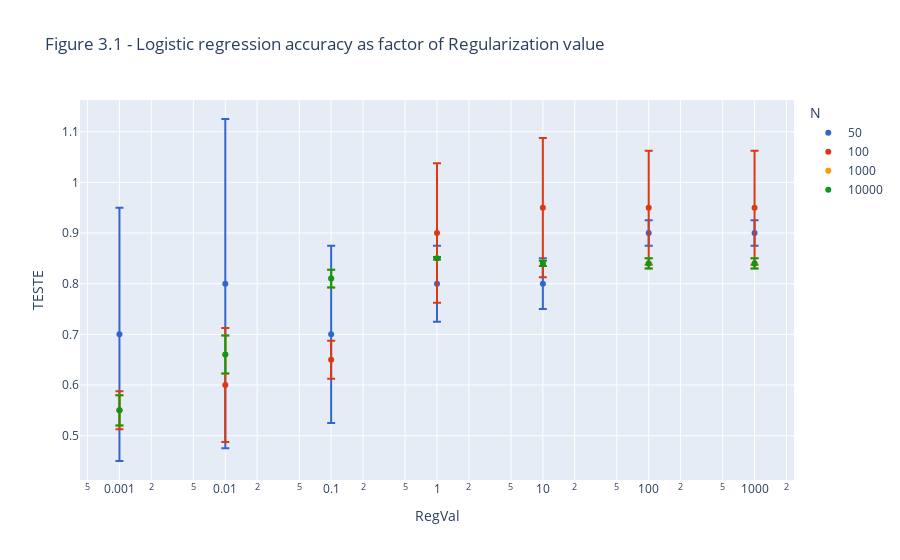

Here is the notebook cell this chart was saved with:
### Code cell
results['LOG_RegVal']=np.log10(results['RegVal'])
results
px.scatter(results.reset_index(), x='RegVal',y='TESTE',error_y='E_DIFF', color_discrete_sequence=px.colors.qualitative.G10 ,log_x=True, color='N', title='Figure 3.1 - Logistic regression accuracy as factor of Regularization value')

### Figure 1 — Plotly figure (JSON) as saved in the notebook; plotly's stock layout.template omitted (floating-point values rounded to 4 significant figures)
{"data": [{"error_y": {"array": [-0.25, -0.325, -0.175, -0.075, 0.05, -0.025, -0.025]}, "hovertemplate": "N=50<br>RegVal=%{x}<br>TESTE=%{y}<extra></extra>", "legendgroup": "50", "marker": {"color": "#3366CC", "symbol": "circle"}, "mode": "markers", "name": "50", "orientation": "v", "showlegend": true, "type": "scatter", "x": [0.001, 0.01, 0.1, 1, 10, 100, 1000], "xaxis": "x", "y": [0.7, 0.8, 0.7, 0.8, 0.8, 0.9, 0.9], "yaxis": "y"}, {"error_y": {"array": [-0.0375, -0.1125, -0.0375, -0.1375, -0.1375, -0.1125, -0.1125]}, "hovertemplate": "N=100<br>RegVal=%{x}<br>TESTE=%{y}<extra></extra>", "legendgroup": "100", "marker": {"color": "#DC3912", "symbol": "circle"}, "mode": "markers", "name": "100", "orientation": "v", "showlegend": true, "type": "scatter", "x": [0.001, 0.01, 0.1, 1, 10, 100, 1000], "xaxis": "x", "y": [0.55, 0.6, 0.65, 0.9, 0.95, 0.95, 0.95], "yaxis": "y"}, {"error_y": {"array": [-0.03, -0.0375, -0.0175, -0.0025, 0.005, 0.01, 0.01]}, "hovertemplate": "N=1000<br>RegVal=%{x}<br>TESTE=%{y}<extra></extra>", "legendgroup": "1000", "marker": {"color": "#FF9900", "symbol": "circle"}, "mode": "markers", "name": "1000", "orientation": "v", "showlegend": true, "type": "scatter", "x": [0.001, 0.01, 0.1, 1, 10, 100, 1000], "xaxis": "x", "y": [0.55, 0.66, 0.81, 0.85, 0.84, 0.84, 0.84], "yaxis": "y"}, {"error_y": {"array": [-0.03, -0.0375, -0.0175, -0.0025, 0.005, 0.01, 0.01]}, "hovertemplate": "N=10000<br>RegVal=%{x}<br>TESTE=%{y}<extra></extra>", "legendgroup": "10000", "marker": {"color": "#109618", "symbol": "circle"}, "mode": "markers", "name": "10000", "orientation": "v", "showlegend": true, "type": "scatter", "x": [0.001, 0.01, 0.1, 1, 10, 100, 1000], "xaxis": "x", "y": [0.55, 0.66, 0.81, 0.85, 0.84, 0.84, 0.84], "yaxis": "y"}], "layout": {"autosize": true, "legend": {"title": {"text": "N"}, "tracegroupgap": 0}, "title": {"text": "Figure 3.1 - Logistic regression accuracy as factor of Regularization value"}, "xaxis": {"anchor": "y", "autorange": true, "domain": [0, 1], "range": [-3.364, 3.364], "title": {"text": "RegVal"}, "type": "log"}, "yaxis": {"anchor": "x", "autorange": true, "domain": [0, 1], "range": [0.4125, 1.163], "title": {"text": "TESTE"}, "type": "linear"}}}
